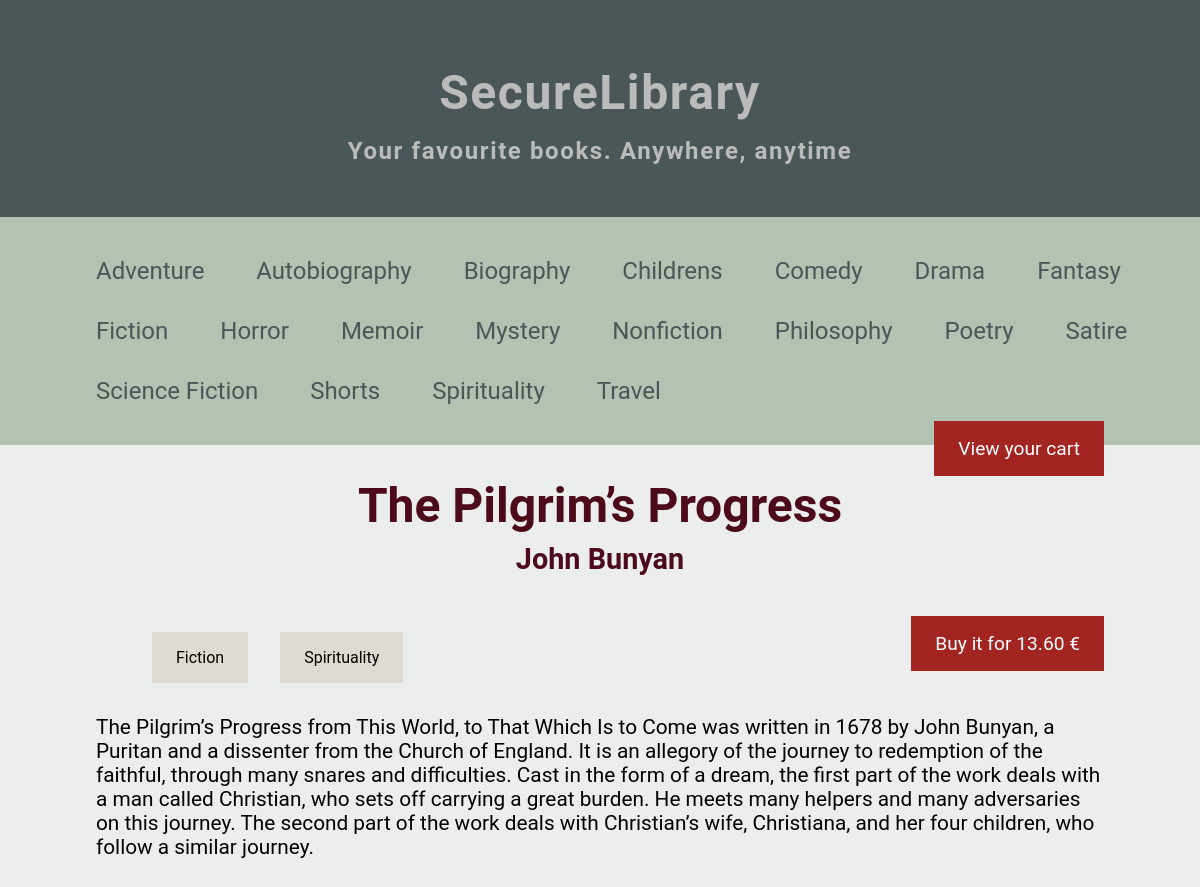
The page /book.php?id=79 on the database its author committed.
### tables this page shows
CREATE TABLE `genres` (
  `id` int PRIMARY KEY AUTO_INCREMENT,
  `name` varchar(255)
);

CREATE TABLE `ebooks` (
  `id` int PRIMARY KEY AUTO_INCREMENT,
  `title` varchar(255),
  `author` varchar(255),
  `description` text,
  `price` float,
  `path` varchar(255)
);

### public_html/includes/functions.php (called while the page is built, shortened)
<?php
require_once "db_connect.php";
function get_all_genres(){
    global $mysqli;
    return $mysqli->query("SELECT * FROM genres ORDER BY name ASC");
}
function get_book($id)
{
    global $mysqli;
    $book_query = $mysqli->prepare(
        "SELECT *
                FROM ebooks B
                WHERE B.id = ? "
    );
    $book_query->bind_param("i", $id);
    $book_query->execute();
    $book_result = $book_query->get_result();
    return $book_result ? $book_result->fetch_array() : false;
}
function get_book_genres($book_id)
{
    global $mysqli;
    $genre_query = $mysqli->prepare(
        "SELECT G.id, G.name
                FROM ebook_genre EG INNER JOIN genres G
                ON EG.genre_id = G.id
                WHERE EG.ebook_id = ?"
    );
    $genre_query->bind_param("i", $book_id);
    $genre_query->execute();
    return $genre_query->get_result();
}

### public_html/book.php (the view, shortened to what this page needs)
<?php
require_once "includes/functions.php";
if (isset($_GET['id'])) {
    $book_id = $_GET['id'];
    $book = get_book($book_id);
    $genre_result = get_book_genres($book_id);
} else {
    $error_code=400;
    $error_msg="No book ID provided";
    include "includes/error.php";
}
?>
<!DOCTYPE html>
<html>
<head>
    <?php include "includes/include.php" ?>
</head>
<body>
    <?php include "includes/header.php" ?>
    <main class="book-page">
        <h1 class="book-title"><?php echo $book['title'] ?></h1>
        <h2 class="book-author"><span class="book-author-name">
                <?php echo $book['author'] ?>
            </span>
        </h2>
        <ul class="book-genres">
            <?php while($genre = $genre_result->fetch_array()){ ?>
            <li>
                <a href="<?php echo 'search.php?genre='.$genre['id']; ?>">
                    <div class="book-genre">
                        <?php echo $genre['name']; ?>
                    </div>
                </a>
            </li>
            <?php
            }
            ?>
        </ul>
        <a href="cart.php?add=<?php echo $book['id']; ?>">
            <div class="book-buy">
                Buy it for <?php echo number_format($book['price'], 2) ?> &#8364;
            </div>
        </a>
        <div class="description">
            <?php echo $book['description'] ?>
        </div>
    </main>
</body>
</html>

### public_html/includes/navbar.php
<nav>
    <ul>
        <?php
        $genres = get_all_genres();
        if ($genres) {
            while ($row = $genres->fetch_array()) {
        ?>
                <li class='menu-entry'>
                    <a href="<?php echo "search.php?genre=" . $row['id'] ?>">
                        <?php echo $row['name'] ?>
                    </a>
                </li>
        <?php
            }
        }
        ?>
    </ul>
    <div class="menu-cart">
        <a href="cart.php">
            View your cart
        </a>
    </div>
</nav>

### public_html/css/custom.css (style rules this page uses)
html { font-family: 'Roboto', sans-serif; }
html, body { margin: 0; padding: 0; border: 0; outline: 0; font-size: 100%; vertical-align: baseline; background: transparent; }
body { background-color: #eceeee; }
a { text-decoration: none; color: initial; }
nav { background-color: #B0C4B1; padding: 1.5rem 2rem; }
nav ul { margin: 0; }
nav li { display: inline-block; margin-top: 1rem; margin-bottom: 1rem; font-size: 1.5rem; }
nav a { padding: 1rem 1.5rem; color: #4A5759; }
main { padding: 0 6rem; padding-bottom: 8rem; }
.book-page h1, .book-page h2 { text-align: center; }
.book-title { font-size: 3rem; }
.book-title, .book-author { color: #4d0a1a; margin-bottom: 0.5rem; }
.book-author { font-size: 1.8rem; margin-top: 0.5rem; }
.book-genres { margin-top: 2rem; display: flex; flex-wrap: wrap; float: left; }
.book-genres li { display: inline-block; margin: 1rem; }
.book-genre { padding: 1rem 1.5rem; background-color: #DEDBD2; }
.book-buy { margin-top: 2rem; padding: 1rem 1.5rem; font-size: 1.2rem; background-color: #A22522; color: white; float: right; }
.description { clear: both; margin-top: 1.5rem; font-size: 1.3rem; }
.menu-cart a, .cart-buy-button a { background-color: #A22522; float: right; padding: 1rem 1.5rem; margin-right: 4rem; color: white; font-size: 1.2rem; }
main { clear: both; }

### rows shown on the page
genres: name "Adventure"
genres: name "Autobiography"
genres: name "Biography"
genres: name "Childrens"
genres: name "Comedy"
genres: name "Drama"
genres: name "Fantasy"
genres: name "Fiction"
genres: name "Horror"
genres: name "Memoir"
genres: name "Mystery"
genres: name "Nonfiction"
genres: name "Philosophy"
genres: name "Poetry"
genres: name "Satire"
genres: name "Science Fiction"
genres: name "Shorts"
genres: name "Spirituality"
genres: name "Travel"
ebooks: title "The Pilgrim’s Progress", author "John Bunyan", price "13.60", description "The Pilgrim’s Progress from This World, to That Which Is to Come was written in 1678 by John Bunyan, a Puritan and a dissenter from the Church of England. It is an allegory of the journey to redemption of the faithful, through many snares and difficulties. Cast in the form of a dream, the first part of the work deals with a man called Christian, who sets off carrying a great burden. He meets many helpers and many adversaries on this journey. The second part of the work deals with Christian’s wife, Christiana, and her four children, who follow a similar journey."
